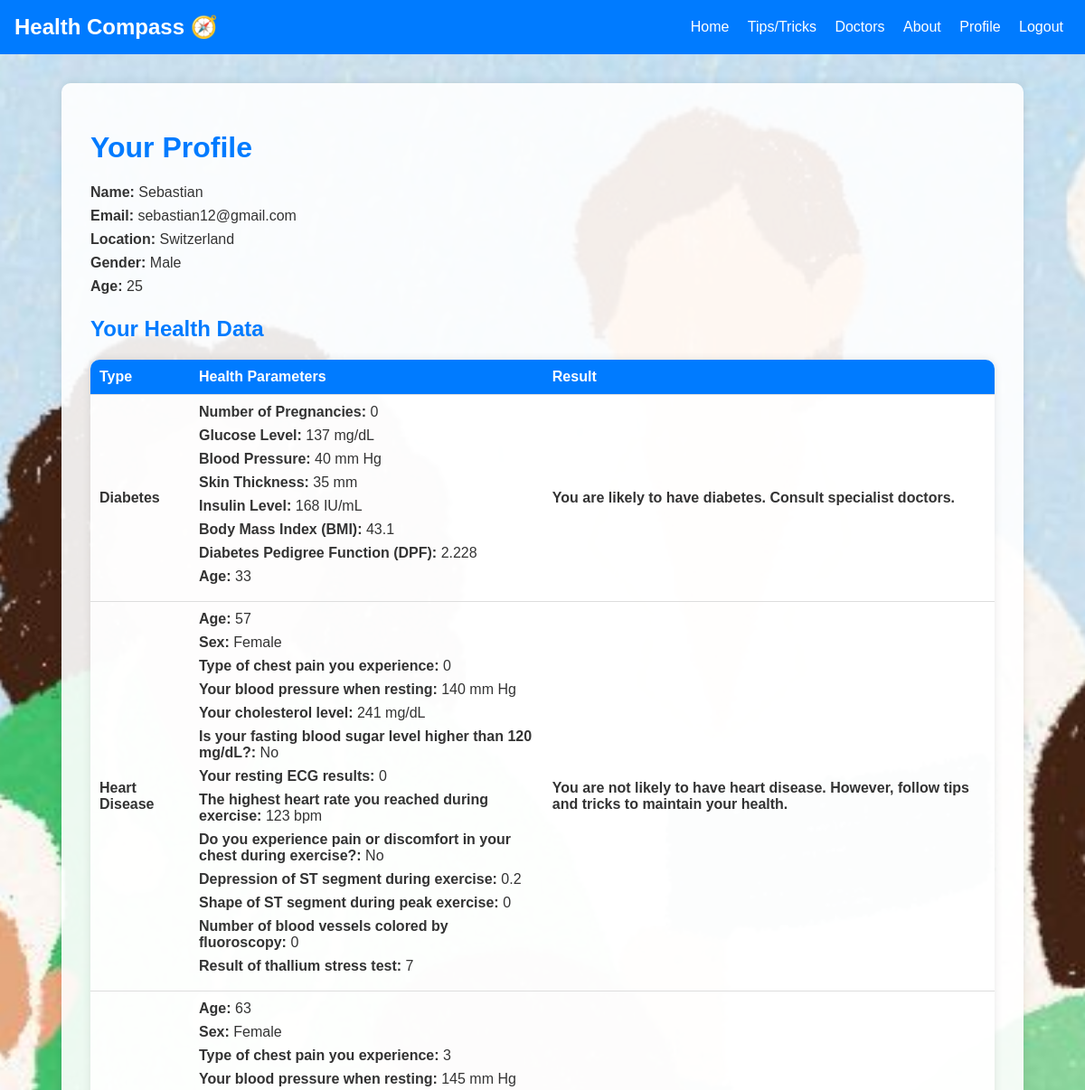
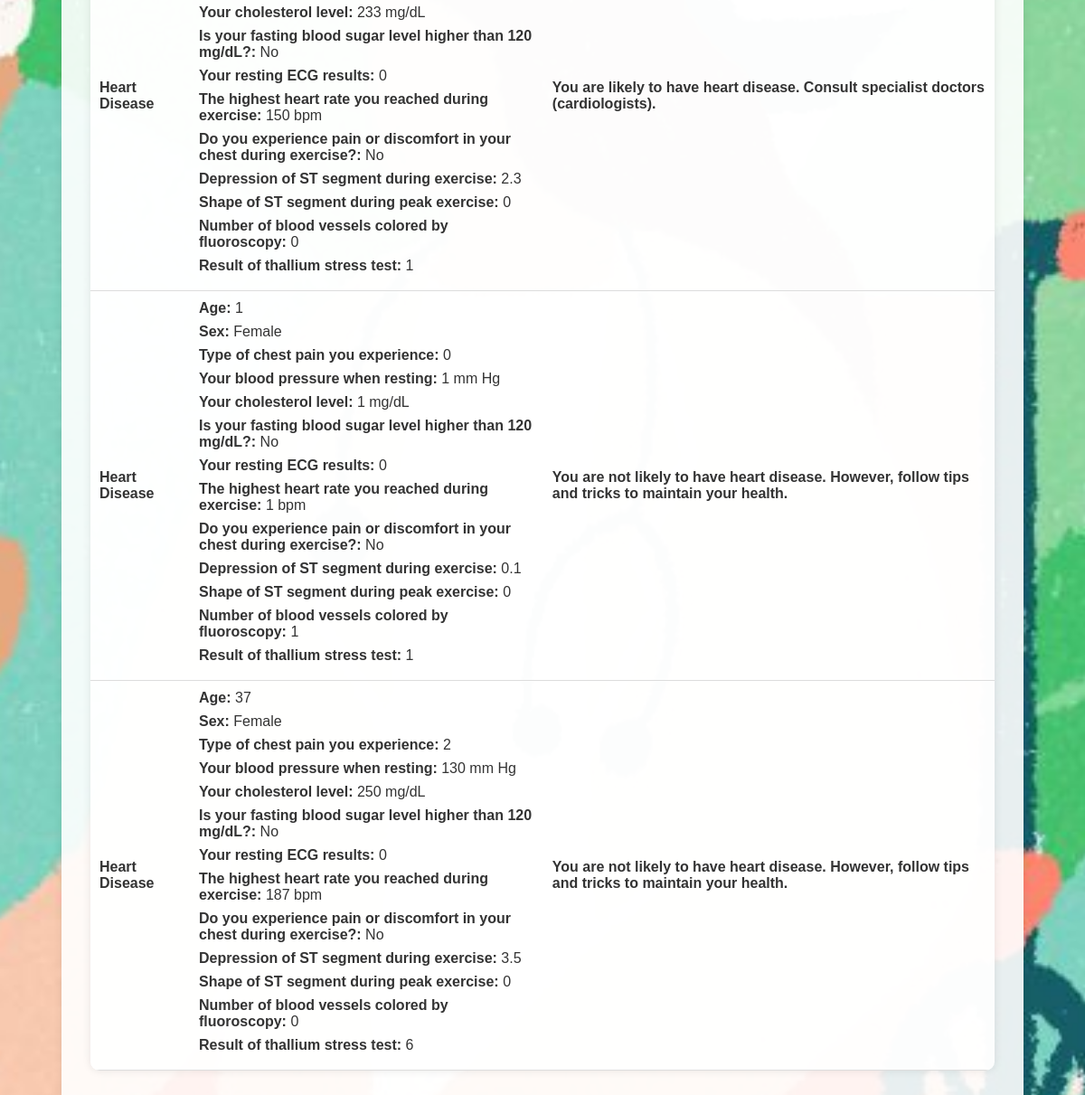
The app's page /profile (signed in) with its own data (2 pictures, top to bottom).
### tables this page shows
CREATE TABLE users (
        id INTEGER PRIMARY KEY AUTOINCREMENT,
        name TEXT NOT NULL,
        age INTEGER,
        gender TEXT,
        mail TEXT UNIQUE NOT NULL,
        location TEXT,
        password TEXT NOT NULL
    );

CREATE TABLE health_data (
        id INTEGER PRIMARY KEY AUTOINCREMENT,
        user_id INTEGER,
        health_parameters TEXT,
        result TEXT, type TEXT,
        FOREIGN KEY(user_id) REFERENCES users(id)
    );

### app.py (the view)
@app.route('/profile')
def profile():
    if 'user_id' not in session:
        flash('Please log in to view your profile.', 'warning')
        return redirect(url_for('login'))
    user_id = session['user_id']
    conn = get_db_connection()
    c = conn.cursor()
    c.execute("SELECT * FROM users WHERE id = ?", (user_id,))
    user = c.fetchone()
    c.execute("SELECT * FROM health_data WHERE user_id = ?", (user_id,))
    health_data = c.fetchall()
    parsed_health_data = []
    for health in health_data:
        try:
            health_parameters = json.loads(health['health_parameters'])
        except json.JSONDecodeError:
            health_parameters = json.loads(health['health_parameters'].replace("'", '"'))
        parsed_health_data.append({
            'type': health['type'],
            'health_parameters': health_parameters,
            'result': health['result']
        })
    conn.close()
    return render_template('profile.html', user=user, health_data=parsed_health_data)

### app.py (called while the page is built)
def get_db_connection():
    conn = sqlite3.connect('health_compass.db')
    conn.row_factory = sqlite3.Row
    return conn

### templates/profile.html (shortened to what this page needs)
<!DOCTYPE html>
<html lang="en">
<head>
    <link rel="stylesheet" href="{{ url_for('static', filename='styles.css') }}">
</head>
<body>
    <header>
        <nav>
            <div class="nav-left">
                <a href="{{ url_for('home') }}">Health Compass 🧭</a>
            </div>
            <div class="nav-right">
                <a href="{{ url_for('home') }}">Home</a>
                <a href="{{ url_for('tips') }}">Tips/Tricks</a>
                <a href="{{ url_for('doctors') }}">Doctors</a>
                <a href="{{ url_for('about') }}">About</a>
                <a href="{{ url_for('profile') }}">Profile</a>
                <a href="{{ url_for('logout') }}">Logout</a>
            </div>
        </nav>
    </header>
    <main>
        <div class="profile-section">
            <h1>Your Profile</h1>
            <div class="profile-details">
                <p><strong>Name:</strong> {{ user['name'] }}</p>
                <p><strong>Email:</strong> {{ user['mail'] }}</p>
                <p><strong>Location:</strong> {{ user['location'] }}</p>
                <p><strong>Gender:</strong> {{ user['gender'] }}</p>
                <p><strong>Age:</strong> {{ user['age'] }}</p>
            </div>
            <div class="health-data">
                <h2>Your Health Data</h2>
                {% if health_data %}
                <table class="health-data-table">
                    <thead>
                        <tr>
                            <th>Type</th>
                            <th>Health Parameters</th>
                            <th>Result</th>
                        </tr>
                    </thead>
                    <tbody>
                        {% for health in health_data %}
                        <tr>
                            <td><b>{{ health['type'] }}</b></td>
                            <td>
                                <ul>
                                    {% if health['type'] == 'Heart Disease' %}
                                    <li><b>Age: </b>{{ health['health_parameters']['age'] }}</li>
                                    <li><b>Sex:</b> {{ 'Male' if health['health_parameters']['sex'] == 1 else 'Female' }}</li>
                                    <li><b>Type of chest pain you experience:</b> {{ health['health_parameters']['cp'] }}</li>
                                    <li><b>Your blood pressure when resting:</b> {{ health['health_parameters']['trestbps'] }} mm Hg</li>
                                    <li><b>Your cholesterol level:</b> {{ health['health_parameters']['chol'] }} mg/dL</li>
                                    <li><b>Is your fasting blood sugar level higher than 120 mg/dL?:</b> {{ 'Yes' if health['health_parameters']['fbs'] == 1 else 'No' }}</li>
                                    <li><b>Your resting ECG results:</b> {{ health['health_parameters']['restecg'] }}</li>
                                    <li><b>The highest heart rate you reached during exercise:</b> {{ health['health_parameters']['thalach'] }} bpm</li>
                                    <li><b>Do you experience pain or discomfort in your chest during exercise?:</b> {{ 'Yes' if health['health_parameters']['exang'] == 1 else 'No' }}</li>
                                    <li><b>Depression of ST segment during exercise:</b> {{ health['health_parameters']['oldpeak'] }}</li>
                                    <li><b>Shape of ST segment during peak exercise:</b> {{ health['health_parameters']['slope'] }}</li>
                                    <li><b>Number of blood vessels colored by fluoroscopy:</b> {{ health['health_parameters']['ca'] }}</li>
                                    <li><b>Result of thallium stress test:</b> {{ health['health_parameters']['thal'] }}</li>
                                    {% elif health['type'] == 'Diabetes' %}
                                    <li><b>Number of Pregnancies:</b> {{ health['health_parameters']['pregnancies'] }}</li>
                                    <li><b>Glucose Level:</b> {{ health['health_parameters']['glucose'] }} mg/dL</li>
                                    <li><b>Blood Pressure:</b> {{ health['health_parameters']['bloodpressure'] }} mm Hg</li>
                                    <li><b>Skin Thickness:</b> {{ health['health_parameters']['skinthickness'] }} mm</li>
                                    <li><b>Insulin Level:</b> {{ health['health_parameters']['insulin'] }} IU/mL</li>
                                    <li><b>Body Mass Index (BMI):</b> {{ health['health_parameters']['bmi'] }}</li>
                                    <li><b>Diabetes Pedigree Function (DPF):</b> {{ health['health_parameters']['dpf'] }}</li>
                                    <li><b>Age:</b> {{ health['health_parameters']['age'] }}</li>
                                    {% else %}
                                    <li>Unknown health data</li>
                                    {% endif %}
                                </ul>
                            </td>
                            <td><b>{{ health['result'] }}</b></td>
                        </tr>
                        {% endfor %}
                    </tbody>
                </table>
                {% else %}
                <p>No health data available.</p>
                {% endif %}
            </div>
        </div>
    </main>
</body>
</html>

### static/styles.css (style rules this page uses)
body { margin: 0; padding: 0; font-family: Arial, sans-serif; background-image: url('images/startbg.jpg'); background-size: cover; background-position: center; background-repeat: repeat; background-attachment: fixed; height: 100vh; }
header { background-color: #007bff; color: white; padding: 1rem; }
nav { display: flex; justify-content: space-between; align-items: center; }
.nav-left { font-size: 1.5rem; font-weight: bold; }
.nav-left a { color: white; text-decoration: none; }
.nav-right a { color: white; text-decoration: none; margin: 0 0.5rem; }
.profile-section { max-width: 1000px; margin: 2rem auto; padding: 2rem; background-color: rgba(255, 255, 255, 0.9); border-radius: 10px; box-shadow: 0 0 10px rgba(0, 0, 0, 0.1); overflow-y: auto; }
.profile-section h1, .profile-section h2 { color: #007bff; }
.profile-section p { color: #333; margin: 0.5rem 0; }
.profile-section .profile-details, .profile-section .health-data { margin-bottom: 1.5rem; }
.health-data-table { width: 100%; border-collapse: collapse; background-color: rgba(255, 255, 255, 0.9); box-shadow: 0 0 10px rgba(0, 0, 0, 0.1); border-radius: 10px; overflow: hidden; margin-bottom: 20px; }
.health-data-table th, .health-data-table td { padding: 10px; text-align: left; border-bottom: 1px solid #ddd; }
.health-data-table th { background-color: #007bff; color: white; }
.health-data-table td { color: #333; }
.health-data-table ul { list-style-type: none; padding-left: 0; margin: 0; }
.health-data-table ul li { margin-bottom: 0.5rem; }

### records on screen
users: name "Sebastian", mail "sebastian12@gmail.com", location "Switzerland", gender "Male", age "25"
health_data: type "Diabetes", health_parameters.pregnancies "0", health_parameters.glucose "137", health_parameters.bloodpressure "40", health_parameters.skinthickness "35", health_parameters.insulin "168", health_parameters.bmi "43.1", health_parameters.dpf "2.228", health_parameters.age "33", result "You are likely to have diabetes. Consult specialist doctors."
health_data: type "Heart Disease", health_parameters.age "57", health_parameters "Female", health_parameters.cp "0", health_parameters.trestbps "140", health_parameters.chol "241", health_parameters "No", health_parameters.restecg "0", health_parameters.thalach "123", health_parameters.oldpeak "0.2", health_parameters.slope "0", health_parameters.ca "0", health_parameters.thal "7", result "You are not likely to have heart disease. However, follow tips and tricks to maintain your health."
health_data: type "Heart Disease", health_parameters.age "63", health_parameters "Female", health_parameters.cp "3", health_parameters.trestbps "145", health_parameters.chol "233", health_parameters "No", health_parameters.restecg "0", health_parameters.thalach "150", health_parameters.oldpeak "2.3", health_parameters.slope "0", health_parameters.ca "0", health_parameters.thal "1", result "You are likely to have heart disease. Consult specialist doctors (cardiologists)."
health_data: type "Heart Disease", health_parameters.age "1", health_parameters "Female", health_parameters.cp "0", health_parameters.trestbps "1", health_parameters.chol "1", health_parameters "No", health_parameters.restecg "0", health_parameters.thalach "1", health_parameters.oldpeak "0.1", health_parameters.slope "0", health_parameters.ca "1", health_parameters.thal "1", result "You are not likely to have heart disease. However, follow tips and tricks to maintain your health."
health_data: type "Heart Disease", health_parameters.age "37", health_parameters "Female", health_parameters.cp "2", health_parameters.trestbps "130", health_parameters.chol "250", health_parameters "No", health_parameters.restecg "0", health_parameters.thalach "187", health_parameters.oldpeak "3.5", health_parameters.slope "0", health_parameters.ca "0", health_parameters.thal "6", result "You are not likely to have heart disease. However, follow tips and tricks to maintain your health."
